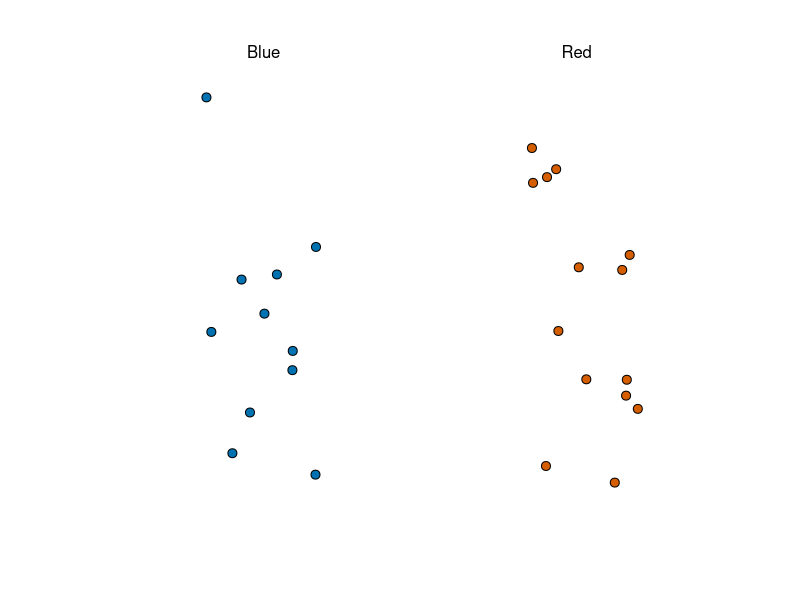
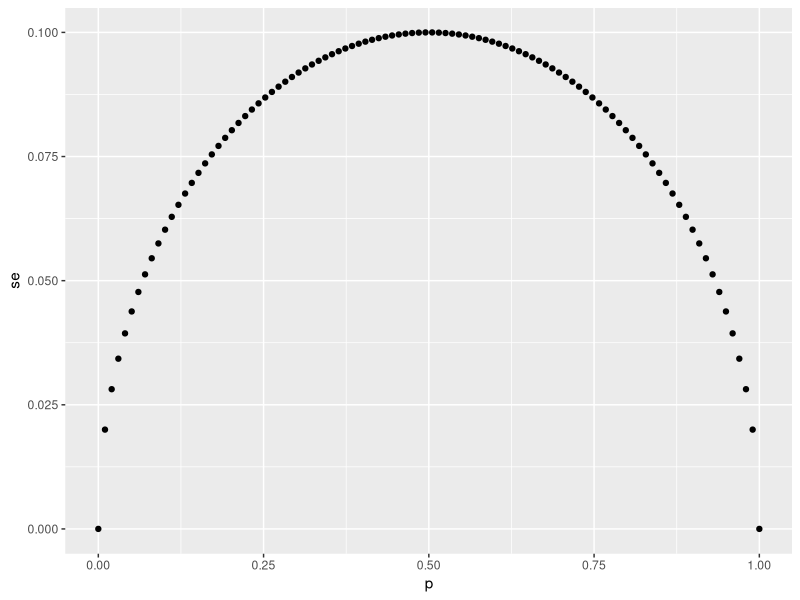
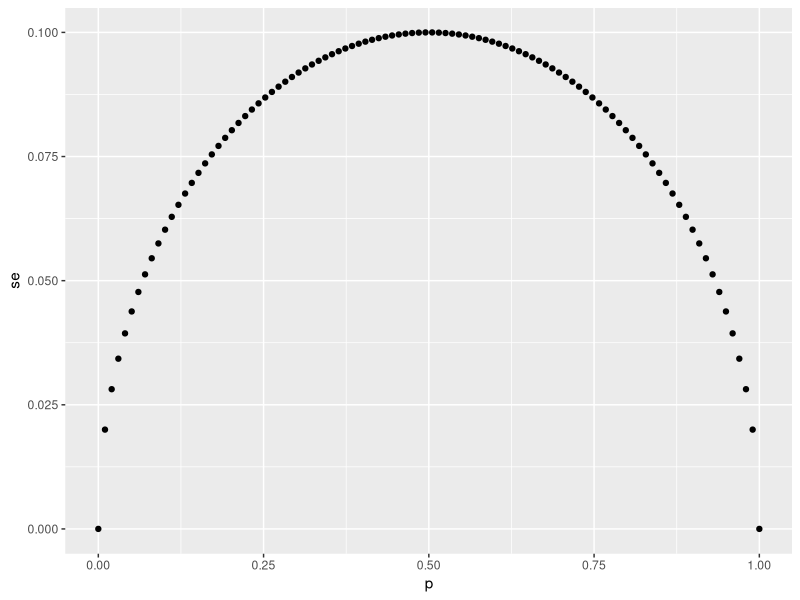
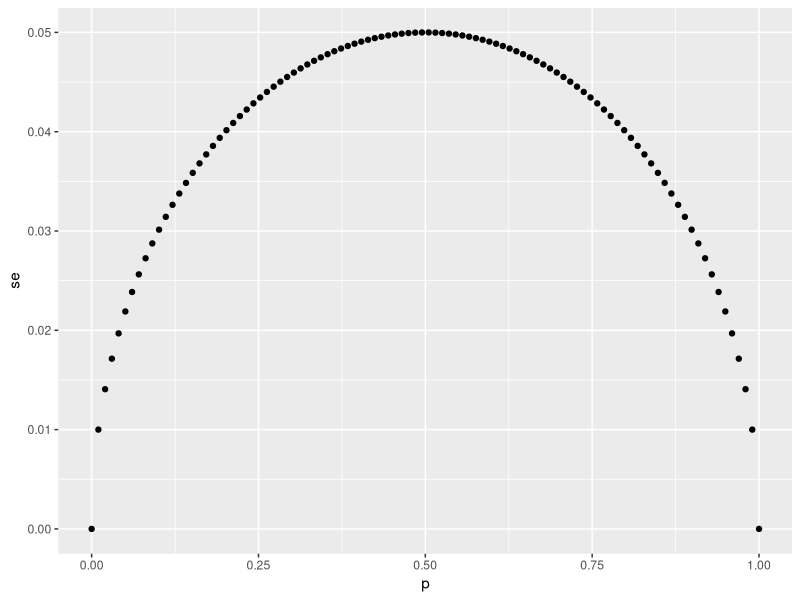
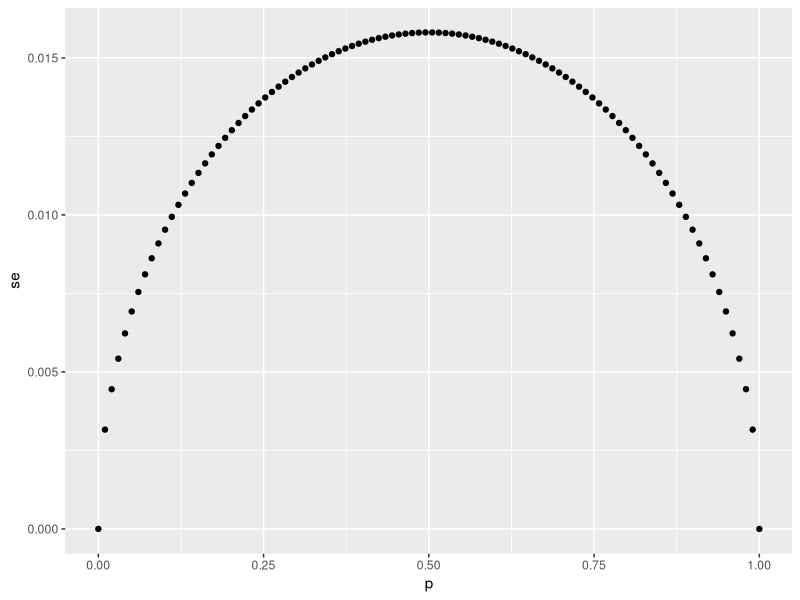
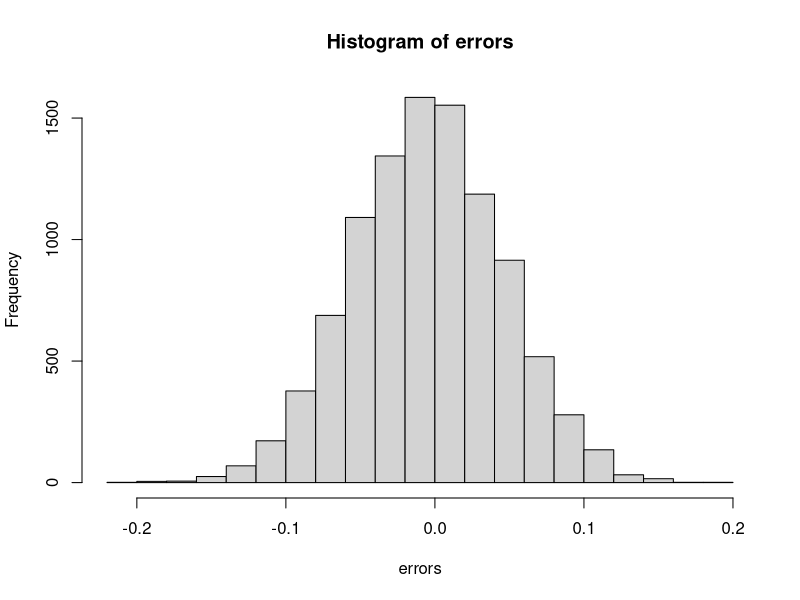
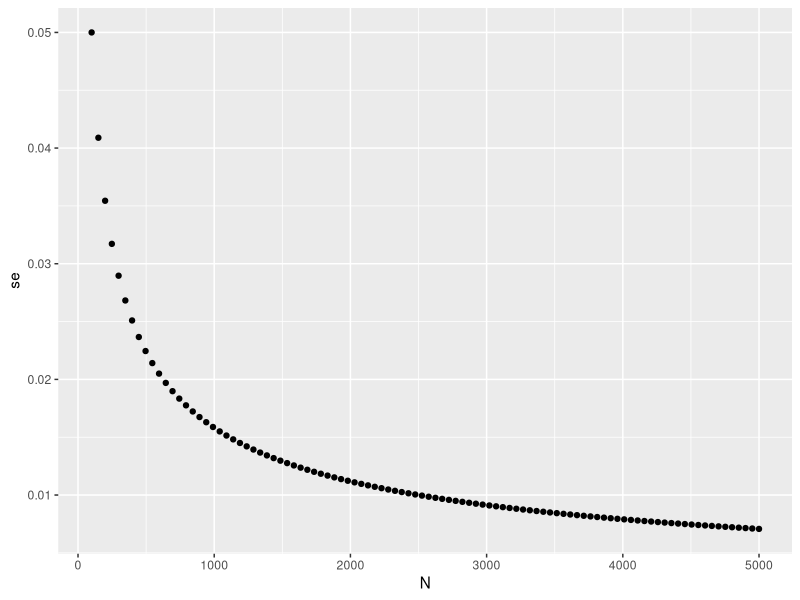
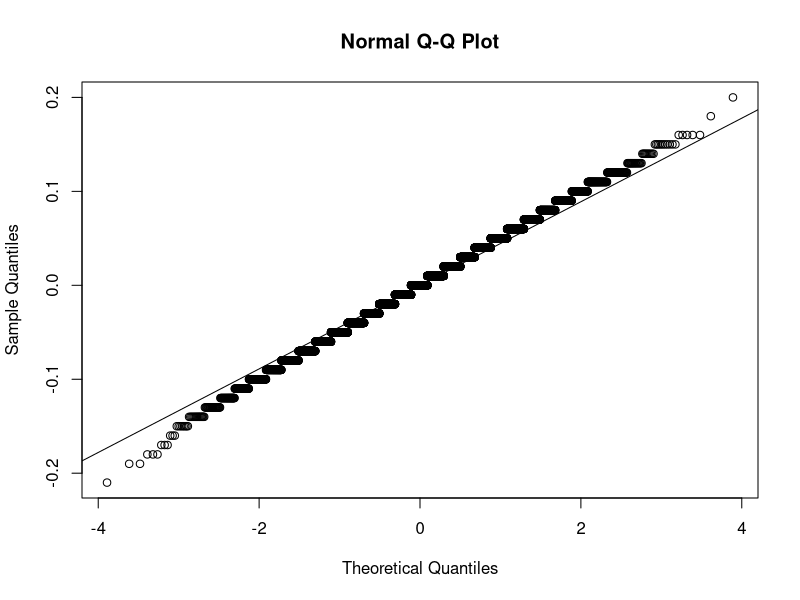

These charts were generated, in order, by the following R code:
## ---- chunk 1
library(tidyverse)
library(dslabs)
take_poll(25)
## ---- chunk 2
p <- 0.51
sqrt(p*(1-p))/sqrt(1000)
## ---- chunk 3
N <- 25
p <- seq(0, 1, length = 100)
se <- sqrt(p*(1-p)/N)
qplot(p, se)
## ---- chunk 4
N <- c(25, 100, 1000)
for(n in N){
  p <- seq(0, 1, length = 100)
  se <- sqrt(p*(1-p)/n)
  a <- qplot(p, se)
  print(a)
}
## ---- chunk 5
p <- 0.45
2*sqrt(p*(1-p)/25)
## ---- chunk 6
x_hat <- 0.48
se <- sqrt(x_hat*(1-x_hat)/25)
se
## ---- chunk 7
pnorm(0.01/se) - pnorm(-0.01/se)
## ---- chunk 8
1.96*se
## ---- chunk 9
pnorm(1.96) - pnorm(-1.96)
## ---- chunk 10
B <- 10000
N <- 1000
x_hat <- replicate(B, {
  x <- sample(c(0,1), size = N, replace = TRUE, prob = c(1-p, p))
  mean(x)
})
## ---- chunk 11
p <- 0.45
N <- 1000

x <- sample(c(0,1), size = N, replace = TRUE, prob = c(1-p, p))
x_hat <- mean(x)
## ---- chunk 12
B <- 10000
x_hat <- replicate(B, {
  x <- sample(c(0,1), size = N, replace = TRUE, prob = c(1-p, p))
  mean(x)
})
## ---- chunk 13
mean(x_hat)
sd(x_hat)
## ---- chunk 14
take_sample <- function(p, N){
  X <- sample(c(1, 0), size = N, replace = TRUE, prob = c(p, 1-p))
  mean(X)
}
## ---- chunk 15
errors <- replicate(10000, take_sample(0.45, 100)-p)
## ---- chunk 16
mean(errors)
hist(errors)
## ---- chunk 17
mean(abs(errors))
## ---- chunk 18
sqrt(mean(errors^2))
## ---- chunk 19
p <- 0.45
N <- 100
sqrt(p*(1-p)/N)
## ---- chunk 20
p <- 0.45
N <- 100
set.seed(1)
X <- sample(c(1,0), size = N, replace = TRUE, prob = c(p, 1-p))
X_bar <- mean(X)
sqrt(X_bar*(1-X_bar)/N)
## ---- chunk 21
N <- seq(100, 5000, len =100)
p <- 0.5
se <- sqrt(p*(1-p)/N)
qplot(N, se)
## ---- chunk 22
qqnorm(errors)
qqline(errors)
## ---- chunk 23
p <- 0.45
N <- 100
1-pnorm(0.5, p, sqrt(p*(1-p)/N))
## ---- chunk 24
N <- 100
X_hat <- 0.51
se_hat <- sqrt(X_hat*(1-X_hat)/N)
1 - pnorm(0.01, 0, se_hat) + pnorm(-0.01, 0, se_hat)
